Frame 1 (no input): blank canvas, image omitted
Frame 60 (no input): blank canvas, image omitted
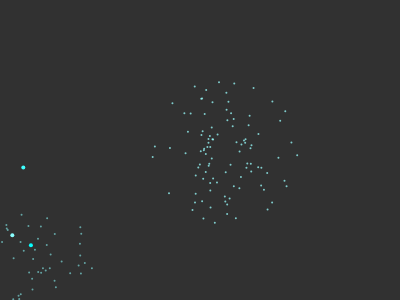
Frame 120 (the mouse pressed at the canvas centre since frame 60)

The p5.js sketch whose frames 1 and 60 were blank and that drew this single picture after the mouse press (run headless with seeded random() and noise() and a simulated clock; from frame 60 on, the mouse is pressed at the canvas centre):

// p5.js sketch
// ── sketch.js
var fireworks = [];
var gravity;

function setup() {
  createCanvas(400,300);
  gravity = createVector(0,0.2);
  stroke(255);
  strokeWeight(4);
  background('#313131');
}

function draw() {;
  background('#313131');
  if(random(1) < 0.05) {
    fireworks.push(new Firework());
  }
  for(var i = fireworks.length-1; i >= 0; i--) {
    fireworks[i].update();
    fireworks[i].show();
    if(fireworks[i].done()) {
      fireworks.splice(i,1);
    }
  }
  console.log(fireworks.length);
}
// ── firework.js
function Firework() {

  this.hue = random(255);
  this.firework = new Particle(random(width),height,this.hue,true);
  this.exploded = false;
  this.particles = [];


  this.done = function() {
    if(this.exploded && this.particles.length === 0) {
      return true;
    }else{
      return false;
    }
  }

  this.update = function() {
    if(!this.exploded) {
      this.firework.applyForce(gravity);
      this.firework.update();

      if(this.firework.vel.y >= 1) {
        this.exploded = true;
        this.explode();
      }
    }
    for(var i = this.particles.length-1; i >= 0; i--){
      this.particles[i].applyForce(gravity);
      this.particles[i].update();
      if(this.particles[i].done()) {
        this.particles.splice(i,1);
      }
    }

  }

  this.explode = function() {
    for(var i = 0; i < 100; i++){
      var p = new Particle(this.firework.pos.x, this.firework.pos.y,this.hue,false);
      this.particles.push(p);
    }
  }

  this.show = function() {
    if(!this.exploded) {
      this.firework.show();
    }
    for(var i = 0; i < this.particles.length; i++){
      this.particles[i].show();
    }
  }
}
// ── particle.js
function Particle(x,y,hue, firework) {
  this.pos = createVector(x,y);
  this.firework = firework;
  this.lifespan = 255;
  this.hue = hue;

  if(this.firework) {
    this.vel = createVector(0,random(-10,-4));
  }else{
    this.vel = p5.Vector.random2D();
    this.vel.mult(random(2,10));
  }
  this.acc = createVector(0,0);

  this.applyForce = function(force) {
    this.acc.add(force);
  }

  this.update = function() {
    if(!this.firework) {
      this.vel.mult(0.9);
      this.lifespan -= 4;
    }
    this.vel.add(this.acc);
    this.pos.add(this.vel);
    this.acc.mult(0);
  }

  this.done = function(){
    if(this.lifespan < 0) {
      return true;
    }else{
      return false;
    }
  }

  this.show = function() {
    if(!this.firework) {
      strokeWeight(2);
      stroke(this.hue,255,255, this.lifespan);
    }else{
      strokeWeight(4);
      stroke(this.hue,255,255)
    }
    point(this.pos.x, this.pos.y);
  }
}
